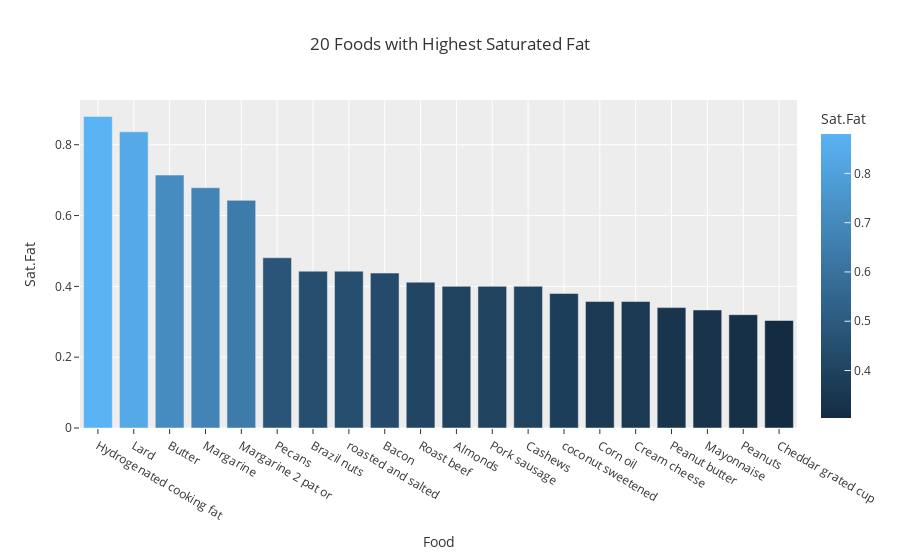

Notebook source saved alongside this figure:
### Code cell
fat = nutrition.sort_values(by='Sat.Fat', ascending= False)
top_20_fat = fat.head(20)
fig = px.bar(top_20_fat, x='Food', y='Sat.Fat', color='Sat.Fat', title=' 20 Foods with Highest Saturated Fat', template = 'ggplot2')
fig.show()

### Figure 1 — Plotly figure (JSON) as saved in the notebook; plotly's stock layout.template omitted (floating-point values rounded to 4 significant figures)
{"data": [{"alignmentgroup": "True", "hovertemplate": "Food=%{x}<br>Sat.Fat=%{marker.color}<extra></extra>", "legendgroup": "", "marker": {"color": [0.88, 0.8364, 0.7143, 0.6786, 0.6429, 0.4808, 0.4429, 0.4429, 0.4375, 0.4118, 0.4, 0.4, 0.4, 0.38, 0.3571, 0.3571, 0.34, 0.3333, 0.32, 0.3036], "coloraxis": "coloraxis", "pattern": {"shape": ""}}, "name": "", "offsetgroup": "", "orientation": "v", "showlegend": false, "textposition": "auto", "type": "bar", "x": ["Hydrogenated cooking fat", "Lard", "Butter", "Margarine", "Margarine 2 pat or", "Pecans", "Brazil nuts", "roasted and salted", "Bacon", "Roast beef", "Almonds", "Pork sausage", "Cashews", "coconut sweetened", "Corn oil", "Cream cheese", "Peanut butter", "Mayonnaise", "Peanuts", "Cheddar grated cup"], "xaxis": "x", "y": [0.88, 0.8364, 0.7143, 0.6786, 0.6429, 0.4808, 0.4429, 0.4429, 0.4375, 0.4118, 0.4, 0.4, 0.4, 0.38, 0.3571, 0.3571, 0.34, 0.3333, 0.32, 0.3036], "yaxis": "y"}], "layout": {"autosize": true, "barmode": "relative", "coloraxis": {"colorbar": {"title": {"text": "Sat.Fat"}}, "colorscale": [[0, "rgb(20,44,66)"], [1, "rgb(90,179,244)"]]}, "legend": {"tracegroupgap": 0}, "title": {"text": " 20 Foods with Highest Saturated Fat"}, "xaxis": {"anchor": "y", "autorange": true, "domain": [0, 1], "range": [-0.5, 19.5], "title": {"text": "Food"}, "type": "category"}, "yaxis": {"anchor": "x", "autorange": true, "domain": [0, 1], "range": [0, 0.9263], "title": {"text": "Sat.Fat"}, "type": "linear"}}}
